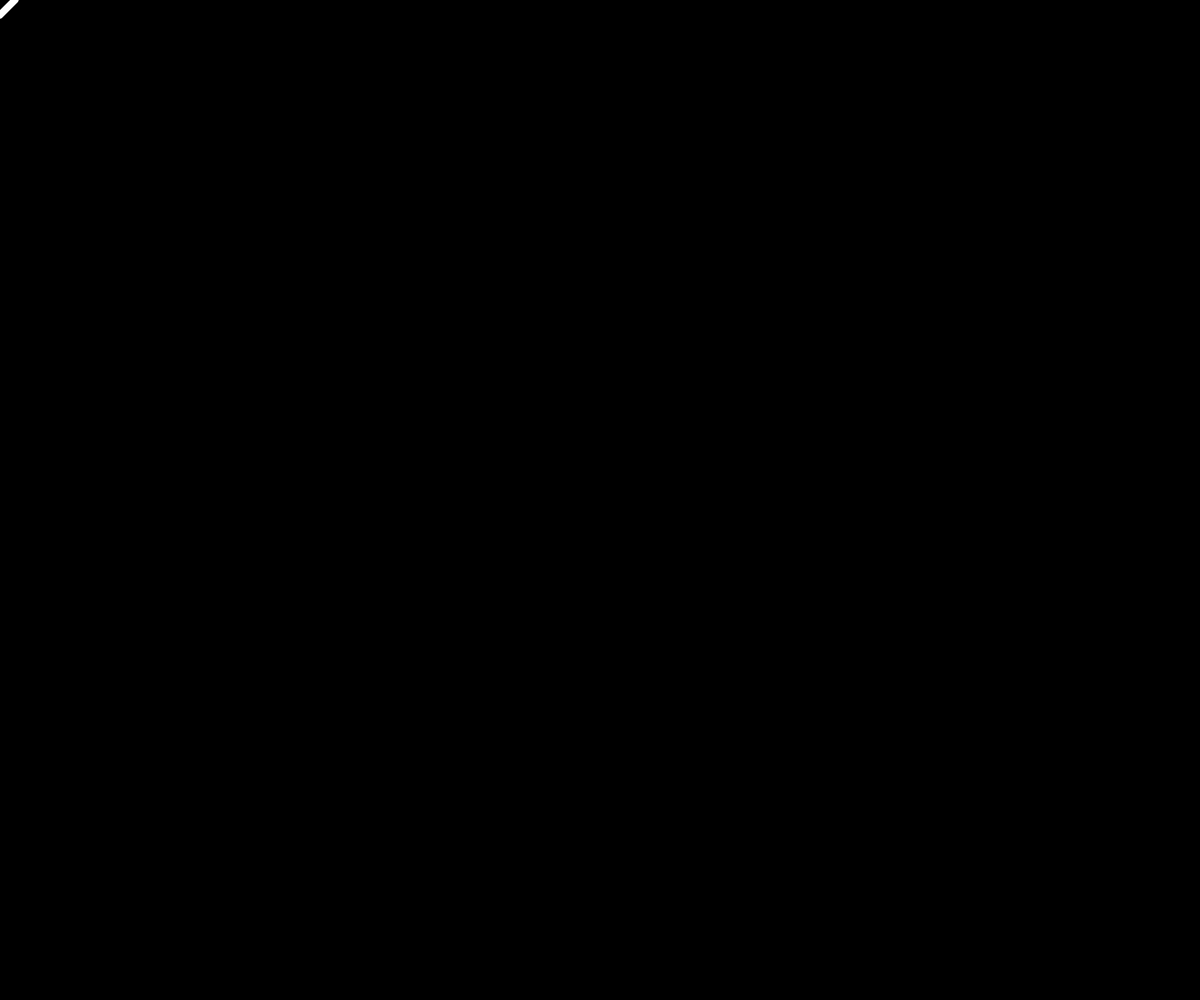
Frame 1 (no input)
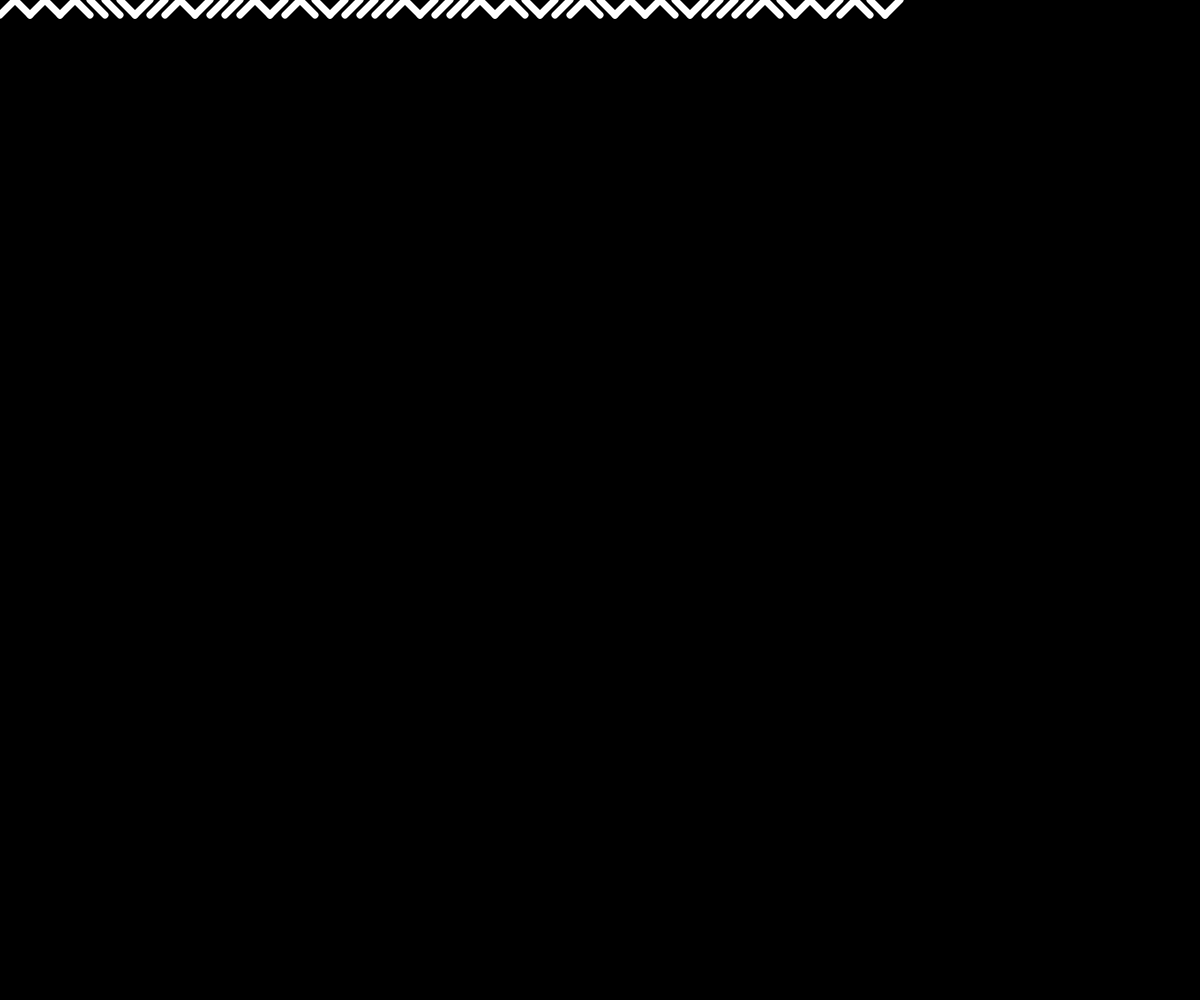
Frame 60 (no input)
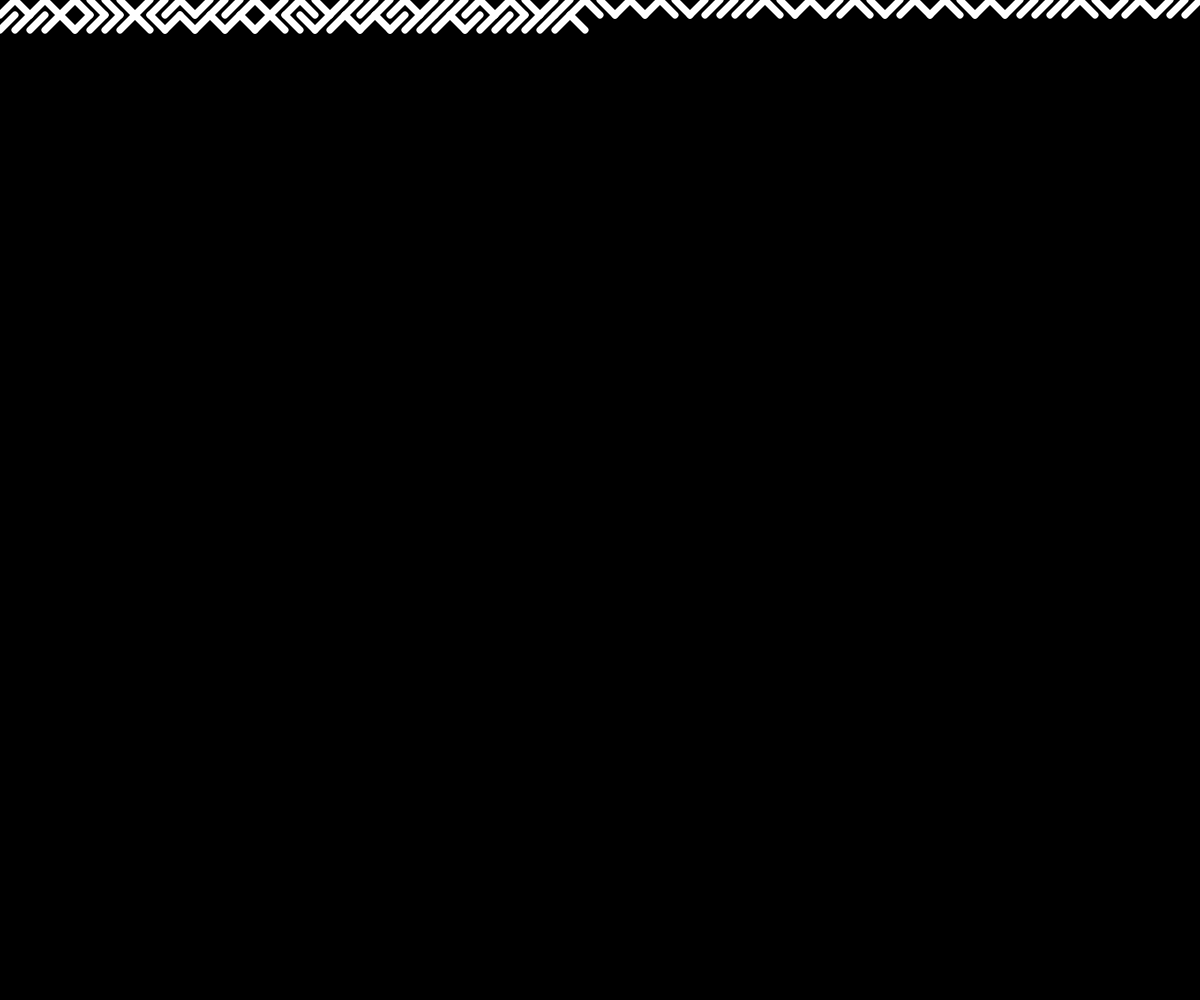
Frame 120 (the mouse pressed at the canvas centre since frame 60)

The p5.js sketch that drew these frames (run headless with seeded random() and noise() and a simulated clock; from frame 60 on, the mouse is pressed at the canvas centre):

// p5.js sketch
// ── sketch.js
let x = 0;
let y = 0;
let spacing = 15;
var counter;

function setup(){
  createCanvas(windowWidth, windowHeight);
  background(0);
}

function draw(){

  counter += 1
  stroke(255);
  strokeWeight(7);
  fill(4);
  if(random(1) < 0.37){
    line(x, y, x + spacing, y + spacing);
  } else {
    line(x, y + spacing, x + spacing, y);
  }

  x = x + spacing;
  if(x >  windowWidth){
    x = 0;
    y = y + spacing;
  }
  if(y > (windowHeight - spacing)){
    y = 0;
    background(0);
  }
}
